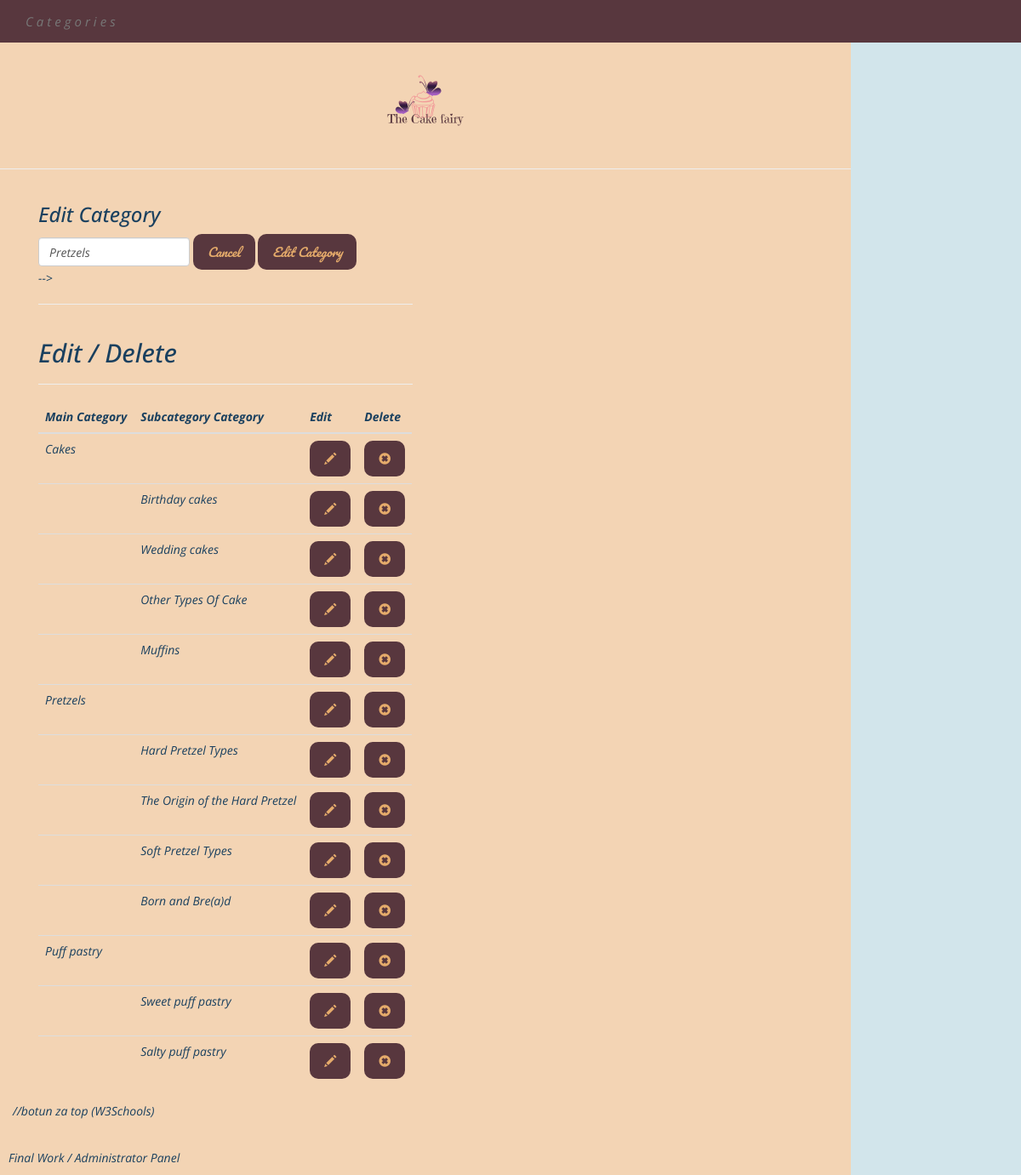
The app's page /admin/kategorije.php?edit=2 with its own data.
### tables this page shows
CREATE TABLE `recept_kategorija` (
  `Id_kategorija` int(11) NOT NULL,
  `Kategorija_naslov` varchar(100) NOT NULL,
  `Parent` int(11) NOT NULL DEFAULT '0'
);

### admin/kategorije.php (the view, shortened to what this page needs)
<?php
require_once '../system/init.php';
include 'include/head.php';
include 'include/navigation.php';
if(isset($_GET['edit']) && !empty($_GET['edit'])){
  $edit_id = (int)$_GET['edit'];
  $sql = "SELECT * FROM recept_kategorija WHERE Id_kategorija = '$edit_id'";
  $edit_resultat = $db->query($sql);
  $eBrand = mysqli_fetch_assoc($edit_resultat);
}
 ?>
<div class="container-fluid adminpanel">
  <div class="col-md-6">
    <h3><?=((isset($_GET['edit'])))?'Edit' : 'Add'?> Category </h3>
    <form class="form-inline" action="kategorije.php<?=((isset($_GET['edit']))? '?edit='.$edit_id:'')?>" method="post">
      <div class="form-group">
        <?php
        $value = '';
        if(isset($_GET['edit'])){
          $value = $eBrand['Kategorija_naslov'];
        }
        else{
          if(isset($_POST['kategorija']))
          {
            $value = $_POST['kategorija'];
          }
        }
        ?>
        <input type="text" name="kategorija" id="kategorija" class="form-control" value="<?= $value;?>">
        <?php if(isset($_GET['edit'])) :?>
          <a href="kategorije.php" class="btn"> Cancel </a>
        <?php endif; ?>
        <input type="submit" name="dodaj_kategoriju" value="<?=((isset($_GET['edit'])))?'Edit' : 'Add'?> Category" class="btn">
      </div>
    </form> -->
    <hr>
  <div class="table-responsive">
    <h2>Edit / Delete</h2>
<hr>
<table class="table table-border admin-tablica-kategorija">
  <thead>
    <th>Main Category</th>
    <th>Subcategory Category</th>
    <th>Edit</th>
    <th>Delete</th>
  </thead>
  <tbody>
    <?php
    $sql = "SELECT * FROM recept_kategorija WHERE Parent = 0";
    $s = $db->query($sql);
    while($kategorija = mysqli_fetch_assoc($s)):
      $parent_id = (int)$kategorija['Id_kategorija'];
      $sql2= "SELECT * FROM recept_kategorija WHERE parent = '$parent_id'";
      $c_result=$db->query($sql2);
      ?>
    <tr>
      <td>
        <?=$kategorija['Kategorija_naslov'];?>
      </td>
      <td></td>
      <td><a href="kategorije.php?edit=<?= $kategorija['Id_kategorija']; ?>" class="btn"><span class="glyphicon glyphicon-pencil"></span></a></td>
      <td><a href="kategorije.php?delete=<?= $kategorija['Id_kategorija']; ?>" class="btn"><span class="glyphicon glyphicon-remove-sign"></span></a></td>
    </tr>
      <?php while($child = mysqli_fetch_assoc($c_result)): ?>
        <tr>
          <td></td>
          <td><?= $child['Kategorija_naslov'] ?></td>
          <td><a href="kategorije.php?edit=<?= $child['Id_kategorija']; ?>" class="btn"><span class="glyphicon glyphicon-pencil"></span></a></td>
          <td><a href="kategorije.php?delete=<?= $child['Id_kategorija']; ?>" class="btn"><span class="glyphicon glyphicon-remove-sign"></span></a></td>
        </tr>
        <?php endwhile; ?>
  <?php endwhile; ?>
  </tbody>
</table>
  </div>
  </div>
  <div class="col-md-6">
  </div>
</div>
//botun za top (W3Schools)
<?php include 'include/footer.php' ?>

### css/main.css (style rules this page uses)
body { background-color: #f3d4b4; padding-top: 50px; margin-left: 200px; margin-right: 200px; font-family: 'Open Sans', sans-serif; font-style: italic; color: #1A405F; }
.btn { font-family: 'Pacifico'; display: inline-block; margin-bottom: 0; font-size: 14px; font-weight: normal; line-height: 1.42857143; text-align: center; white-space: nowrap; vertical-align: middle; cursor: pointer; -webkit-user-select: none; -moz-user-select: none; -ms-user-select: none; user-select: none; background-image: none; border: 1px solid transparent; border-radius: 10px; padding: 10px 16px; background-color: #58373E; color: #E5AB6B; }
.adminpanel { margin-left: 0px; margin-right: 0px; }
.admin-tablica-kategorija { width: auto; }

### records on screen
recept_kategorija: kategorija "Pretzels", Kategorija_naslov "Pretzels"
recept_kategorija: Kategorija_naslov "Cakes"
recept_kategorija: Kategorija_naslov "Birthday cakes"
recept_kategorija: Kategorija_naslov "Wedding cakes"
recept_kategorija: Kategorija_naslov "Other Types Of Cake"
recept_kategorija: Kategorija_naslov "Muffins"
recept_kategorija: Kategorija_naslov "Hard Pretzel Types"
recept_kategorija: Kategorija_naslov "The Origin of the Hard Pretzel"
recept_kategorija: Kategorija_naslov "Soft Pretzel Types"
recept_kategorija: Kategorija_naslov "Born and Bre(a)d"
recept_kategorija: Kategorija_naslov "Puff pastry"
recept_kategorija: Kategorija_naslov "Sweet puff pastry"
recept_kategorija: Kategorija_naslov "Salty puff pastry"
